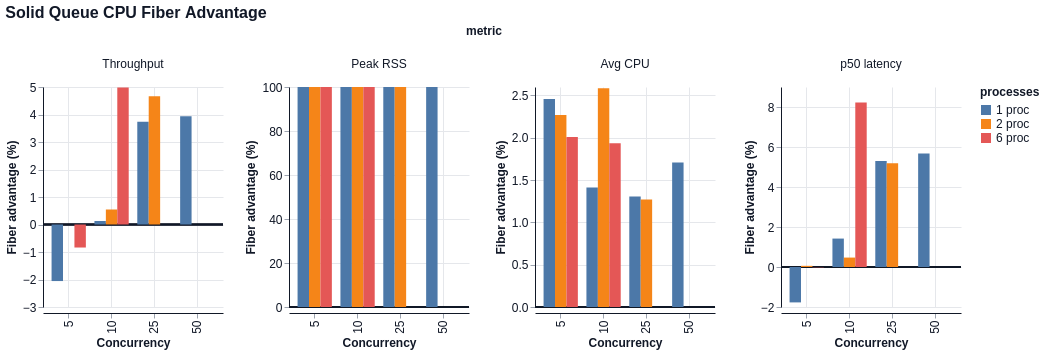

The specification (Vega-Lite) saved for this image:
### Vega-Lite specification from a JSON file in a GitHub repository (floating-point values rounded to 4 significant figures)
{"$schema": "https://vega.github.io/schema/vega-lite/v6.json", "title": "Solid Queue CPU Fiber Advantage", "data": {"values": [{"concurrency": 5, "processes": "1 proc", "metric": "Throughput", "value": -2.057}, {"concurrency": 5, "processes": "1 proc", "metric": "Peak RSS", "value": 100.0}, {"concurrency": 5, "processes": "1 proc", "metric": "Avg CPU", "value": 2.459}, {"concurrency": 5, "processes": "1 proc", "metric": "p50 latency", "value": -1.77}, {"concurrency": 10, "processes": "1 proc", "metric": "Throughput", "value": 0.127}, {"concurrency": 10, "processes": "1 proc", "metric": "Peak RSS", "value": 100.0}, {"concurrency": 10, "processes": "1 proc", "metric": "Avg CPU", "value": 1.411}, {"concurrency": 10, "processes": "1 proc", "metric": "p50 latency", "value": 1.421}, {"concurrency": 25, "processes": "1 proc", "metric": "Throughput", "value": 3.74}, {"concurrency": 25, "processes": "1 proc", "metric": "Peak RSS", "value": 100.0}, {"concurrency": 25, "processes": "1 proc", "metric": "Avg CPU", "value": 1.305}, {"concurrency": 25, "processes": "1 proc", "metric": "p50 latency", "value": 5.305}, {"concurrency": 50, "processes": "1 proc", "metric": "Throughput", "value": 3.935}, {"concurrency": 50, "processes": "1 proc", "metric": "Peak RSS", "value": 100.0}, {"concurrency": 50, "processes": "1 proc", "metric": "Avg CPU", "value": 1.709}, {"concurrency": 50, "processes": "1 proc", "metric": "p50 latency", "value": 5.68}, {"concurrency": 5, "processes": "2 proc", "metric": "Throughput", "value": 0.0}, {"concurrency": 5, "processes": "2 proc", "metric": "Peak RSS", "value": 100.0}, {"concurrency": 5, "processes": "2 proc", "metric": "Avg CPU", "value": 2.27}, {"concurrency": 5, "processes": "2 proc", "metric": "p50 latency", "value": 0.0584}, {"concurrency": 10, "processes": "2 proc", "metric": "Throughput", "value": 0.5455}, {"concurrency": 10, "processes": "2 proc", "metric": "Peak RSS", "value": 100.0}, {"concurrency": 10, "processes": "2 proc", "metric": "Avg CPU", "value": 2.586}, {"concurrency": 10, "processes": "2 proc", "metric": "p50 latency", "value": 0.4714}, {"concurrency": 25, "processes": "2 proc", "metric": "Throughput", "value": 4.661}, {"concurrency": 25, "processes": "2 proc", "metric": "Peak RSS", "value": 100.0}, {"concurrency": 25, "processes": "2 proc", "metric": "Avg CPU", "value": 1.27}, {"concurrency": 25, "processes": "2 proc", "metric": "p50 latency", "value": 5.182}, {"concurrency": 5, "processes": "6 proc", "metric": "Throughput", "value": -0.8371}, {"concurrency": 5, "processes": "6 proc", "metric": "Peak RSS", "value": 100.0}, {"concurrency": 5, "processes": "6 proc", "metric": "Avg CPU", "value": 2.01}, {"concurrency": 5, "processes": "6 proc", "metric": "p50 latency", "value": -0.01359}, {"concurrency": 10, "processes": "6 proc", "metric": "Throughput", "value": 4.981}, {"concurrency": 10, "processes": "6 proc", "metric": "Peak RSS", "value": 100.0}, {"concurrency": 10, "processes": "6 proc", "metric": "Avg CPU", "value": 1.936}, {"concurrency": 10, "processes": "6 proc", "metric": "p50 latency", "value": 8.223}]}, "facet": {"column": {"field": "metric", "type": "nominal", "sort": ["Throughput", "Peak RSS", "Avg CPU", "p50 latency"]}}, "spec": {"width": 180, "height": 220, "layer": [{"mark": {"type": "rule", "color": "#111827", "strokeWidth": 1.5, "opacity": 0.75}, "encoding": {"y": {"datum": 0, "type": "quantitative", "title": "Fiber advantage (%)"}}}, {"mark": {"type": "bar", "tooltip": true}, "encoding": {"x": {"field": "concurrency", "type": "ordinal", "title": "Concurrency"}, "xOffset": {"field": "processes", "type": "nominal", "sort": ["1 proc", "2 proc", "6 proc"]}, "y": {"field": "value", "type": "quantitative", "title": "Fiber advantage (%)", "stack": null}, "color": {"field": "processes", "type": "nominal", "sort": ["1 proc", "2 proc", "6 proc"]}, "tooltip": [{"field": "metric", "type": "nominal"}, {"field": "concurrency", "type": "quantitative"}, {"field": "processes", "type": "nominal"}, {"field": "value", "type": "quantitative"}]}}]}, "resolve": {"scale": {"y": "independent"}}, "config": {"background": "white", "axis": {"labelFont": "Helvetica", "titleFont": "Helvetica", "labelFontSize": 12, "titleFontSize": 12, "labelColor": "#111827", "titleColor": "#111827", "domainColor": "#111827", "tickColor": "#9ca3af", "grid": true, "gridColor": "#e5e7eb"}, "header": {"labelFont": "Helvetica", "titleFont": "Helvetica", "labelFontSize": 12, "titleFontSize": 12, "labelColor": "#111827", "titleColor": "#111827"}, "legend": {"labelFont": "Helvetica", "titleFont": "Helvetica", "labelFontSize": 12, "titleFontSize": 12, "labelColor": "#111827", "titleColor": "#111827"}, "title": {"font": "Helvetica", "fontSize": 16, "anchor": "start", "color": "#111827"}, "view": {"stroke": null}}}
